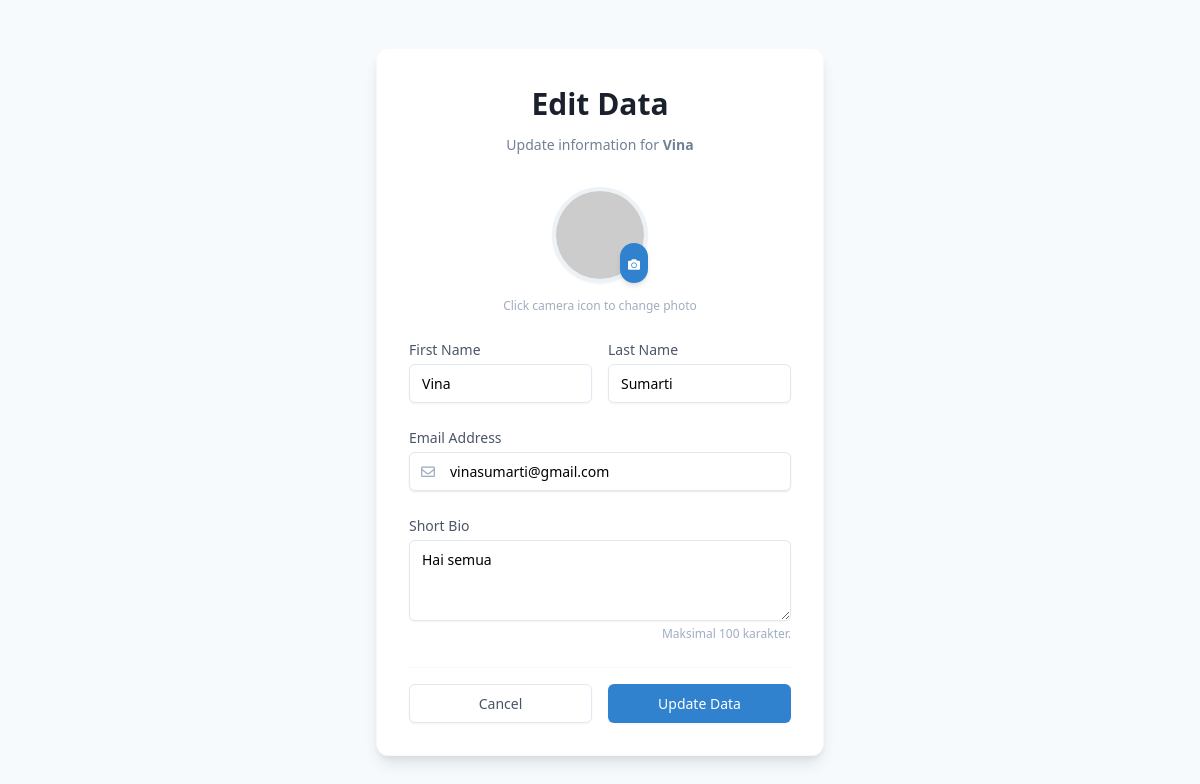
Page /php-login-register/Dashboard/edit.php?editid=10 on the committed database.
### tables this page shows
CREATE TABLE `users` (
  `id` int(100) NOT NULL,
  `profilepic` varchar(100) NOT NULL,
  `first_name` varchar(100) NOT NULL,
  `last_name` varchar(100) NOT NULL,
  `email` varchar(100) NOT NULL,
  `bio` varchar(100) NOT NULL
);

### php-login-register/Dashboard/edit.php (the view, shortened to what this page needs)
<?php
include('dbconnection.php');
?>
<!DOCTYPE html>
<html lang="en">
<head>
    <link href="https://unpkg.com/tailwindcss@^1.0/dist/tailwind.min.css" rel="stylesheet">
    <link rel="stylesheet" href="https://cdnjs.cloudflare.com/ajax/libs/font-awesome/5.15.3/css/all.min.css">
</head>
<body class="bg-gray-100 font-sans leading-normal tracking-normal">
    <div class="min-h-screen flex items-center justify-center py-12 px-4 sm:px-6 lg:px-8">
        <div class="max-w-md w-full bg-white p-8 rounded-xl shadow-lg border border-gray-100">
            <?php
            $eid = $_GET['editid'];
            $ret = mysqli_query($con, "select * from users where id='$eid'");
            while ($row = mysqli_fetch_array($ret)) {
            ?>
            <div class="mb-8 text-center">
                <h2 class="text-3xl font-extrabold text-gray-900">
                    Edit Data
                </h2>
                <p class="mt-2 text-sm text-gray-600">
                    Update information for <strong><?php echo $row['first_name']; ?></strong>
                </p>
            </div>
            <form class="space-y-6" method="POST">
                <div class="flex items-center justify-center mb-6">
                    <div class="text-center">
                        <div class="relative inline-block">
                            <?php
                                $picPath = "profilepics/" . $row['profilepic'];
                                if(!empty($row['profilepic']) && file_exists($picPath)) {
                                    echo '<img src="'.$picPath.'" class="h-24 w-24 rounded-full object-cover border-4 border-gray-200 shadow-sm">';
                                } else {
                                    echo '<img src="https://ui-avatars.com/api/?name='.urlencode($row['first_name']).'" class="h-24 w-24 rounded-full border-4 border-gray-200 shadow-sm">';
                                }
                            ?>
                            <a href="change-image.php?userid=<?php echo $row['id'];?>" class="absolute bottom-0 right-0 bg-blue-600 hover:bg-blue-700 text-white p-2 rounded-full shadow-md transition duration-150" title="Change Photo">
                                <i class="fas fa-camera text-xs"></i>
                            </a>
                        </div>
                        <p class="text-xs text-gray-500 mt-2">Click camera icon to change photo</p>
                    </div>
                </div>
                <div class="flex gap-4">
                    <div class="w-1/2">
                        <label for="fname" class="block text-sm font-medium text-gray-700 mb-1">First Name</label>
                        <input type="text" name="fname" value="<?php echo $row['first_name'];?>" required
                               class="appearance-none block w-full px-3 py-2 border border-gray-300 rounded-md shadow-sm placeholder-gray-400 focus:outline-none focus:ring-blue-500 focus:border-blue-500 sm:text-sm">
                    </div>
                    <div class="w-1/2">
                        <label for="lname" class="block text-sm font-medium text-gray-700 mb-1">Last Name</label>
                        <input type="text" name="lname" value="<?php echo $row['last_name'];?>" required
                               class="appearance-none block w-full px-3 py-2 border border-gray-300 rounded-md shadow-sm placeholder-gray-400 focus:outline-none focus:ring-blue-500 focus:border-blue-500 sm:text-sm">
                    </div>
                </div>
                <div>
                    <label for="email" class="block text-sm font-medium text-gray-700 mb-1">Email Address</label>
                    <div class="relative rounded-md shadow-sm">
                        <div class="absolute inset-y-0 left-0 pl-3 flex items-center pointer-events-none">
                            <span class="text-gray-500 sm:text-sm"><i class="far fa-envelope"></i></span>
                        </div>
                        <input type="email" name="email" value="<?php echo $row['email'];?>" required
                               class="pl-10 appearance-none block w-full px-3 py-2 border border-gray-300 rounded-md shadow-sm placeholder-gray-400 focus:outline-none focus:ring-blue-500 focus:border-blue-500 sm:text-sm">
                    </div>
                </div>
                <div>
                    <label for="bio" class="block text-sm font-medium text-gray-700 mb-1">Short Bio</label>
                    <textarea name="bio" rows="3" required maxlength="100"
                              class="appearance-none block w-full px-3 py-2 border border-gray-300 rounded-md shadow-sm placeholder-gray-400 focus:outline-none focus:ring-blue-500 focus:border-blue-500 sm:text-sm"><?php echo $row['bio'];?></textarea>
                    <p class="text-xs text-gray-500 mt-1 text-right">Maksimal 100 karakter.</p>
                </div>
                <div class="flex items-center justify-between gap-4 mt-8 pt-4 border-t border-gray-100">
                    <a href="index.php" class="w-1/2 flex justify-center py-2 px-4 border border-gray-300 rounded-md shadow-sm text-sm font-medium text-gray-700 bg-white hover:bg-gray-50 focus:outline-none focus:ring-2 focus:ring-offset-2 focus:ring-indigo-500 text-decoration-none transition duration-150">
                        Cancel
                    </a>
                    <button type="submit" name="submit" class="w-1/2 flex justify-center py-2 px-4 border border-transparent rounded-md shadow-sm text-sm font-medium text-white bg-blue-600 hover:bg-blue-700 focus:outline-none focus:ring-2 focus:ring-offset-2 focus:ring-blue-500 transition duration-150">
                        Update Data
                    </button>
                </div>
            </form>
            <?php } ?>
        </div>
    </div>
</body>
</html>

### php-login-register/Dashboard/edit.php (style rules this page uses)
body { font-family: 'Inter', sans-serif; }

### rows in the picture
users: first_name "Vina", fname "Vina", lname "Sumarti", email "vinasumarti@gmail.com", bio "Hai semua"
